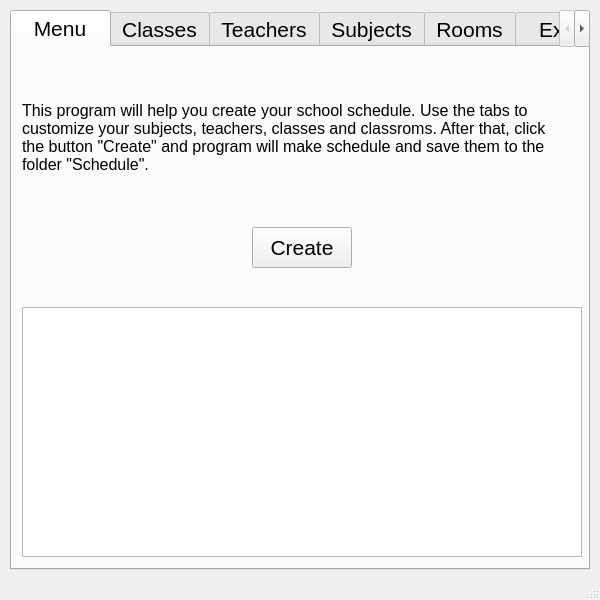
<?xml version="1.0" encoding="UTF-8"?>
<ui version="4.0">
 <class>MainWindow</class>
 <widget class="QMainWindow" name="MainWindow">
  <property name="geometry">
   <rect>
    <x>0</x>
    <y>0</y>
    <width>600</width>
    <height>600</height>
   </rect>
  </property>
  <property name="minimumSize">
   <size>
    <width>600</width>
    <height>600</height>
   </size>
  </property>
  <property name="maximumSize">
   <size>
    <width>600</width>
    <height>600</height>
   </size>
  </property>
  <property name="windowTitle">
   <string>MainWindow</string>
  </property>
  <widget class="QWidget" name="centralwidget">
   <widget class="QTabWidget" name="tabWidget">
    <property name="geometry">
     <rect>
      <x>10</x>
      <y>10</y>
      <width>580</width>
      <height>560</height>
     </rect>
    </property>
    <property name="font">
     <font>
      <pointsize>16</pointsize>
     </font>
    </property>
    <property name="focusPolicy">
     <enum>Qt::NoFocus</enum>
    </property>
    <property name="currentIndex">
     <number>0</number>
    </property>
    <widget class="QWidget" name="tab">
     <attribute name="title">
      <string>  Menu  </string>
     </attribute>
     <widget class="QPushButton" name="btn_create">
      <property name="geometry">
       <rect>
        <x>240</x>
        <y>180</y>
        <width>100</width>
        <height>41</height>
       </rect>
      </property>
      <property name="text">
       <string>Create</string>
      </property>
     </widget>
     <widget class="QLabel" name="label">
      <property name="geometry">
       <rect>
        <x>10</x>
        <y>30</y>
        <width>560</width>
        <height>121</height>
       </rect>
      </property>
      <property name="font">
       <font>
        <pointsize>12</pointsize>
       </font>
      </property>
      <property name="text">
       <string>This program will help you create your school schedule. Use the tabs to
customize your subjects, teachers, classes and classroms. After that, click
the button &quot;Create&quot; and program will make schedule and save them to the
folder &quot;Schedule&quot;.</string>
      </property>
     </widget>
     <widget class="QPlainTextEdit" name="plainTextEdit">
      <property name="geometry">
       <rect>
        <x>10</x>
        <y>260</y>
        <width>560</width>
        <height>250</height>
       </rect>
      </property>
      <property name="horizontalScrollBarPolicy">
       <enum>Qt::ScrollBarAlwaysOff</enum>
      </property>
      <property name="readOnly">
       <bool>true</bool>
      </property>
     </widget>
    </widget>
    <widget class="QWidget" name="tab_2">
     <attribute name="title">
      <string>Classes</string>
     </attribute>
     <widget class="QTableWidget" name="tw_class">
      <property name="geometry">
       <rect>
        <x>10</x>
        <y>10</y>
        <width>550</width>
        <height>450</height>
       </rect>
      </property>
      <property name="sizePolicy">
       <sizepolicy hsizetype="Fixed" vsizetype="Fixed">
        <horstretch>0</horstretch>
        <verstretch>0</verstretch>
       </sizepolicy>
      </property>
      <property name="minimumSize">
       <size>
        <width>0</width>
        <height>0</height>
       </size>
      </property>
      <property name="maximumSize">
       <size>
        <width>16777215</width>
        <height>16777215</height>
       </size>
      </property>
      <property name="font">
       <font>
        <pointsize>14</pointsize>
       </font>
      </property>
      <property name="focusPolicy">
       <enum>Qt::NoFocus</enum>
      </property>
      <property name="editTriggers">
       <set>QAbstractItemView::NoEditTriggers</set>
      </property>
      <property name="textElideMode">
       <enum>Qt::ElideMiddle</enum>
      </property>
      <property name="verticalScrollMode">
       <enum>QAbstractItemView::ScrollPerPixel</enum>
      </property>
      <property name="horizontalScrollMode">
       <enum>QAbstractItemView::ScrollPerPixel</enum>
      </property>
      <property name="showGrid">
       <bool>false</bool>
      </property>
      <property name="cornerButtonEnabled">
       <bool>false</bool>
      </property>
      <attribute name="horizontalHeaderCascadingSectionResizes">
       <bool>false</bool>
      </attribute>
      <attribute name="verticalHeaderVisible">
       <bool>false</bool>
      </attribute>
      <column>
       <property name="text">
        <string>Name</string>
       </property>
      </column>
      <column>
       <property name="text">
        <string>Number</string>
       </property>
      </column>
     </widget>
     <widget class="QPushButton" name="btn_remove_class">
      <property name="geometry">
       <rect>
        <x>130</x>
        <y>470</y>
        <width>100</width>
        <height>41</height>
       </rect>
      </property>
      <property name="text">
       <string>Remove</string>
      </property>
     </widget>
     <widget class="QPushButton" name="btn_add_class">
      <property name="geometry">
       <rect>
        <x>10</x>
        <y>470</y>
        <width>100</width>
        <height>41</height>
       </rect>
      </property>
      <property name="text">
       <string>Add</string>
      </property>
     </widget>
    </widget>
    <widget class="QWidget" name="tab_3">
     <attribute name="title">
      <string>Teachers</string>
     </attribute>
     <widget class="QTableWidget" name="tw_teacher">
      <property name="geometry">
       <rect>
        <x>10</x>
        <y>10</y>
        <width>550</width>
        <height>450</height>
       </rect>
      </property>
      <property name="font">
       <font>
        <pointsize>14</pointsize>
       </font>
      </property>
      <property name="focusPolicy">
       <enum>Qt::NoFocus</enum>
      </property>
      <property name="editTriggers">
       <set>QAbstractItemView::NoEditTriggers</set>
      </property>
      <property name="verticalScrollMode">
       <enum>QAbstractItemView::ScrollPerPixel</enum>
      </property>
      <property name="horizontalScrollMode">
       <enum>QAbstractItemView::ScrollPerPixel</enum>
      </property>
      <property name="showGrid">
       <bool>false</bool>
      </property>
      <property name="cornerButtonEnabled">
       <bool>false</bool>
      </property>
      <attribute name="verticalHeaderVisible">
       <bool>false</bool>
      </attribute>
      <column>
       <property name="text">
        <string>Surname</string>
       </property>
      </column>
      <column>
       <property name="text">
        <string>Name</string>
       </property>
      </column>
      <column>
       <property name="text">
        <string>Patronymic</string>
       </property>
      </column>
      <column>
       <property name="text">
        <string>Object</string>
       </property>
      </column>
     </widget>
     <widget class="QPushButton" name="btn_add_teacher">
      <property name="geometry">
       <rect>
        <x>10</x>
        <y>470</y>
        <width>100</width>
        <height>41</height>
       </rect>
      </property>
      <property name="text">
       <string>Add</string>
      </property>
     </widget>
     <widget class="QPushButton" name="btn_remove_teacher">
      <property name="geometry">
       <rect>
        <x>130</x>
        <y>470</y>
        <width>100</width>
        <height>41</height>
       </rect>
      </property>
      <property name="text">
       <string>Remove</string>
      </property>
     </widget>
    </widget>
    <widget class="QWidget" name="tab_4">
     <attribute name="title">
      <string>Subjects</string>
     </attribute>
     <widget class="QTableWidget" name="tw_subject">
      <property name="geometry">
       <rect>
        <x>10</x>
        <y>10</y>
        <width>550</width>
        <height>450</height>
       </rect>
      </property>
      <property name="font">
       <font>
        <pointsize>14</pointsize>
       </font>
      </property>
      <property name="focusPolicy">
       <enum>Qt::NoFocus</enum>
      </property>
      <property name="horizontalScrollBarPolicy">
       <enum>Qt::ScrollBarAsNeeded</enum>
      </property>
      <property name="editTriggers">
       <set>QAbstractItemView::NoEditTriggers</set>
      </property>
      <property name="verticalScrollMode">
       <enum>QAbstractItemView::ScrollPerPixel</enum>
      </property>
      <property name="horizontalScrollMode">
       <enum>QAbstractItemView::ScrollPerPixel</enum>
      </property>
      <property name="showGrid">
       <bool>false</bool>
      </property>
      <property name="cornerButtonEnabled">
       <bool>false</bool>
      </property>
      <attribute name="verticalHeaderVisible">
       <bool>false</bool>
      </attribute>
      <column>
       <property name="text">
        <string>Name</string>
       </property>
      </column>
     </widget>
     <widget class="QPushButton" name="btn_add_subject">
      <property name="geometry">
       <rect>
        <x>10</x>
        <y>470</y>
        <width>100</width>
        <height>41</height>
       </rect>
      </property>
      <property name="text">
       <string>Add</string>
      </property>
     </widget>
     <widget class="QPushButton" name="btn_remove_subject">
      <property name="geometry">
       <rect>
        <x>130</x>
        <y>470</y>
        <width>100</width>
        <height>41</height>
       </rect>
      </property>
      <property name="text">
       <string>Remove</string>
      </property>
     </widget>
    </widget>
    <widget class="QWidget" name="tab_7">
     <attribute name="title">
      <string>Rooms</string>
     </attribute>
     <widget class="QTableWidget" name="tw_room">
      <property name="geometry">
       <rect>
        <x>10</x>
        <y>10</y>
        <width>550</width>
        <height>450</height>
       </rect>
      </property>
      <property name="font">
       <font>
        <pointsize>14</pointsize>
       </font>
      </property>
      <property name="focusPolicy">
       <enum>Qt::NoFocus</enum>
      </property>
      <property name="horizontalScrollBarPolicy">
       <enum>Qt::ScrollBarAsNeeded</enum>
      </property>
      <property name="editTriggers">
       <set>QAbstractItemView::NoEditTriggers</set>
      </property>
      <property name="verticalScrollMode">
       <enum>QAbstractItemView::ScrollPerPixel</enum>
      </property>
      <property name="horizontalScrollMode">
       <enum>QAbstractItemView::ScrollPerPixel</enum>
      </property>
      <property name="showGrid">
       <bool>false</bool>
      </property>
      <property name="cornerButtonEnabled">
       <bool>false</bool>
      </property>
      <attribute name="verticalHeaderVisible">
       <bool>false</bool>
      </attribute>
      <column>
       <property name="text">
        <string>Name</string>
       </property>
      </column>
     </widget>
     <widget class="QPushButton" name="btn_add_room">
      <property name="geometry">
       <rect>
        <x>10</x>
        <y>470</y>
        <width>100</width>
        <height>41</height>
       </rect>
      </property>
      <property name="text">
       <string>Add</string>
      </property>
     </widget>
     <widget class="QPushButton" name="btn_remove_room">
      <property name="geometry">
       <rect>
        <x>130</x>
        <y>470</y>
        <width>100</width>
        <height>41</height>
       </rect>
      </property>
      <property name="text">
       <string>Remove</string>
      </property>
     </widget>
    </widget>
    <widget class="QWidget" name="tab_8">
     <attribute name="title">
      <string>  Exit  </string>
     </attribute>
    </widget>
   </widget>
  </widget>
  <widget class="QStatusBar" name="status_bar"/>
 </widget>
 <resources/>
 <connections/>
</ui>
